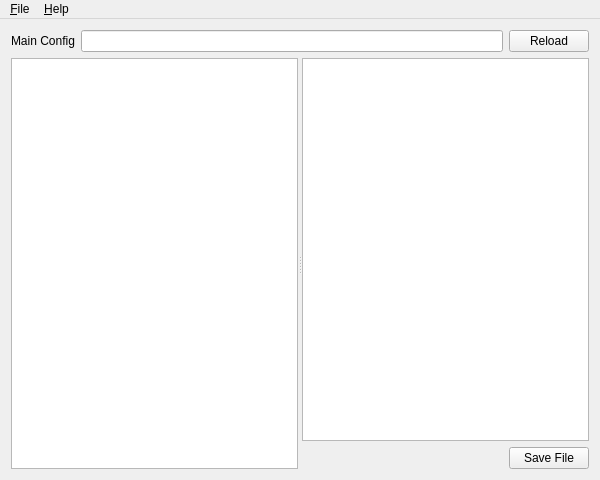
<ui version="4.0" >
 <class>ConfigEditorMainWindow</class>
 <widget class="QMainWindow" name="ConfigEditorMainWindow" >
  <property name="geometry" >
   <rect>
    <x>0</x>
    <y>0</y>
    <width>600</width>
    <height>480</height>
   </rect>
  </property>
  <property name="windowTitle" >
   <string>TribotsConfig</string>
  </property>
  <widget class="QWidget" name="widget" >
   <property name="geometry" >
    <rect>
     <x>0</x>
     <y>29</y>
     <width>600</width>
     <height>451</height>
    </rect>
   </property>
   <layout class="QVBoxLayout" >
    <property name="margin" >
     <number>11</number>
    </property>
    <property name="spacing" >
     <number>6</number>
    </property>
    <item>
     <layout class="QHBoxLayout" >
      <property name="margin" >
       <number>0</number>
      </property>
      <property name="spacing" >
       <number>6</number>
      </property>
      <item>
       <widget class="QLabel" name="textLabel1" >
        <property name="text" >
         <string>Main Config</string>
        </property>
        <property name="wordWrap" >
         <bool>false</bool>
        </property>
       </widget>
      </item>
      <item>
       <widget class="QLineEdit" name="lineEditMainConfig" />
      </item>
      <item>
       <widget class="QPushButton" name="loadButton" >
        <property name="toolTip" >
         <string>Reload the Main Config</string>
        </property>
        <property name="text" >
         <string>Reload</string>
        </property>
        <property name="shortcut" >
         <string>Ctrl+R</string>
        </property>
       </widget>
      </item>
     </layout>
    </item>
    <item>
     <widget class="QSplitter" name="splitter2" >
      <property name="orientation" >
       <enum>Qt::Horizontal</enum>
      </property>
      <widget class="QListWidget" name="listView1" >
       <property name="sizePolicy" >
        <sizepolicy>
         <hsizetype>5</hsizetype>
         <vsizetype>5</vsizetype>
         <horstretch>0</horstretch>
         <verstretch>0</verstretch>
        </sizepolicy>
       </property>
       <property name="maximumSize" >
        <size>
         <width>300</width>
         <height>32767</height>
        </size>
       </property>
       <property name="font" >
        <font/>
       </property>
       <column>
        <property name="text" >
         <string>File</string>
        </property>
       </column>
       <column>
        <property name="text" >
         <string>Path</string>
        </property>
       </column>
      </widget>
      <widget class="QWidget" name="layout2" >
       <layout class="QVBoxLayout" >
        <property name="margin" >
         <number>0</number>
        </property>
        <property name="spacing" >
         <number>6</number>
        </property>
        <item>
         <widget class="QTextEdit" name="textEditor" >
          <property name="font" >
           <font/>
          </property>
         </widget>
        </item>
        <item>
         <layout class="QHBoxLayout" >
          <property name="margin" >
           <number>0</number>
          </property>
          <property name="spacing" >
           <number>6</number>
          </property>
          <item>
           <spacer>
            <property name="orientation" >
             <enum>Qt::Horizontal</enum>
            </property>
            <property name="sizeType" >
             <enum>QSizePolicy::Expanding</enum>
            </property>
            <property name="sizeHint" >
             <size>
              <width>111</width>
              <height>20</height>
             </size>
            </property>
           </spacer>
          </item>
          <item>
           <widget class="QPushButton" name="saveFileButton" >
            <property name="text" >
             <string>Save File</string>
            </property>
           </widget>
          </item>
         </layout>
        </item>
       </layout>
      </widget>
     </widget>
    </item>
   </layout>
  </widget>
  <widget class="QMenuBar" name="MenuBar" >
   <property name="geometry" >
    <rect>
     <x>0</x>
     <y>0</y>
     <width>600</width>
     <height>29</height>
    </rect>
   </property>
   <widget class="QMenu" name="helpMenu" >
    <property name="title" >
     <string>&amp;Help</string>
    </property>
    <addaction name="separator" />
    <addaction name="helpAboutAction" />
   </widget>
   <widget class="QMenu" name="fileMenu" >
    <property name="title" >
     <string>&amp;File</string>
    </property>
    <addaction name="fileOpenAction" />
    <addaction name="fileSaveAction" />
    <addaction name="separator" />
    <addaction name="separator" />
    <addaction name="fileExitAction" />
   </widget>
   <addaction name="fileMenu" />
   <addaction name="helpMenu" />
  </widget>
  <action name="fileOpenAction" >
   <property name="icon" >
    <iconset>image1</iconset>
   </property>
   <property name="text" >
    <string>&amp;Open...</string>
   </property>
   <property name="iconText" >
    <string>Open</string>
   </property>
   <property name="shortcut" >
    <string>Ctrl+O</string>
   </property>
  </action>
  <action name="fileSaveAction" >
   <property name="icon" >
    <iconset>image2</iconset>
   </property>
   <property name="text" >
    <string>&amp;Save</string>
   </property>
   <property name="iconText" >
    <string>Save</string>
   </property>
   <property name="shortcut" >
    <string>Ctrl+S</string>
   </property>
  </action>
  <action name="fileExitAction" >
   <property name="text" >
    <string>E&amp;xit</string>
   </property>
   <property name="iconText" >
    <string>Exit</string>
   </property>
   <property name="shortcut" >
    <string/>
   </property>
  </action>
  <action name="helpAboutAction" >
   <property name="text" >
    <string>&amp;About</string>
   </property>
   <property name="iconText" >
    <string>About</string>
   </property>
   <property name="shortcut" >
    <string/>
   </property>
  </action>
 </widget>
 <layoutdefault spacing="6" margin="11" />
 <resources/>
 <connections/>
</ui>
